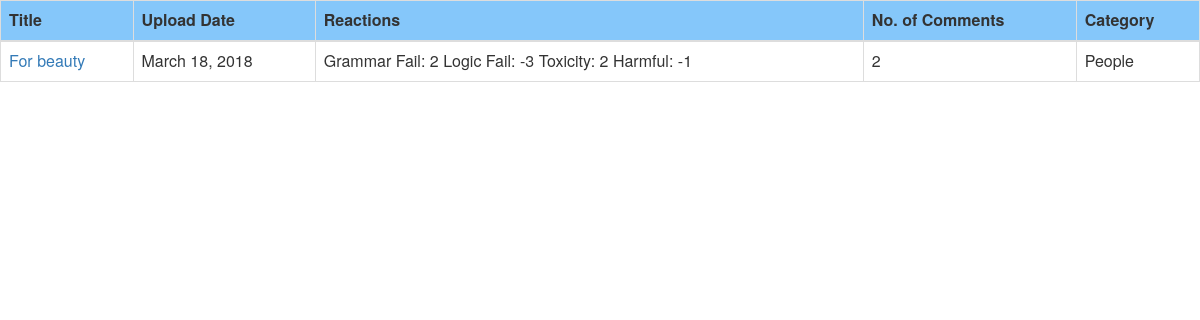
The app's page /antifu/myContents/Tom/, older data.
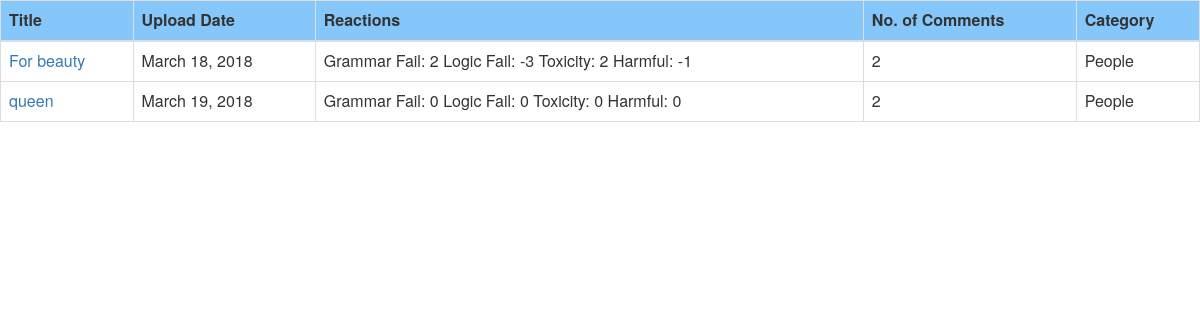
The same page, newer data.
### antifu/models.py (models this page shows, shortened)
class Post(models.Model):
    id = models.AutoField(primary_key=True)
    category = models.ForeignKey(Category, on_delete=models.CASCADE)
    user = models.ForeignKey(UserProfile, on_delete=models.CASCADE, null=True)
    date = models.DateField(default=datetime.date.today)
    title = models.CharField(max_length=64)
    context = models.TextField(max_length=512)
    tags = models.CharField(max_length=128)
    grammarFail = models.IntegerField(default=0)
    logicFail = models.IntegerField(default=0)
    toxicity = models.IntegerField(default=0)
    harmful = models.IntegerField(default=0)
    report = models.IntegerField(default=0)
    views = models.IntegerField(default=0)
    picturePost = models.ImageField(upload_to='post_pictures')

class Category(models.Model):
    name = models.CharField(max_length=128, unique = True)
    class Meta:
        verbose_name_plural = 'Categories'
    def __str__(self):
        return self.name

### antifu/views.py (the view)
# urls.py: url(r'^myContents/(?P<username>[\w\-]+)/$',views.myContents,name='myContents'),
def myContents(request, username):
    user=User.objects.get(username=username)
    userprofile=UserProfile.objects.get(user=user)
    post_list=[]
    post_comment_list=[]
    try:
        post_list = Post.objects.filter(user=userprofile)
    except Post.DoesNotExist:
        print('no posts')
    try:
        for p in post_list:
            post_comment_list = Comment.objects.filter(post=p)
    except Comment.DoesNotExist:
        print('no comments')
    numComments = len(post_comment_list)
    context_dict={"posts":post_list,
                "numComments":numComments,
                "postComments":post_comment_list}
    return render(request, 'profile/MyContentsTab.html', context_dict)

### templates/profile/MyContentsTab.html (shortened to what this page needs)
{% load staticfiles %}
{% block header_block %}
    <link rel="stylesheet" href="https://maxcdn.bootstrapcdn.com/bootstrap/3.3.7/css/bootstrap.min.css">
{% endblock %}
{% block body_block %}
        <div class="table-responsive">
            <table id="myContentsTable" class="table table-hover table-bordered">
                <thead style="background-color: #85c7fa">
                <tr>
                    <th>Title</th>
                    <th>Upload Date</th>
                    <th>Reactions</th>
                    <th>No. of Comments</th>
                    <th>Category</th>
                </tr>
                </thead>
                <tbody>
                {% for p in posts %}
                <tr id="post_details">
                    <td><a target="_parent" href="{% url 'post' p.id %}">{{ p.title }}</a></td>
                    <td>{{ p.date }}</td>
                    <td>Grammar Fail: {{ p.grammarFail }}
                        Logic Fail: {{ p.logicFail }}
                        Toxicity: {{ p.toxicity }}
                        Harmful: {{ p.harmful }}</td>
                    <td>{{ numComments }}</td>
                    <td>{{ p.category }}</td>
                </tr>
                {% endfor %}
                </tbody>
            </table>
        </div>
{% endblock %}

Row changes from the older to the newer data that the page shows:
added Post: title "queen", date "March 19, 2018", grammarFail "0", logicFail "0", toxicity "0", harmful "0", numComments "2", category "People"
